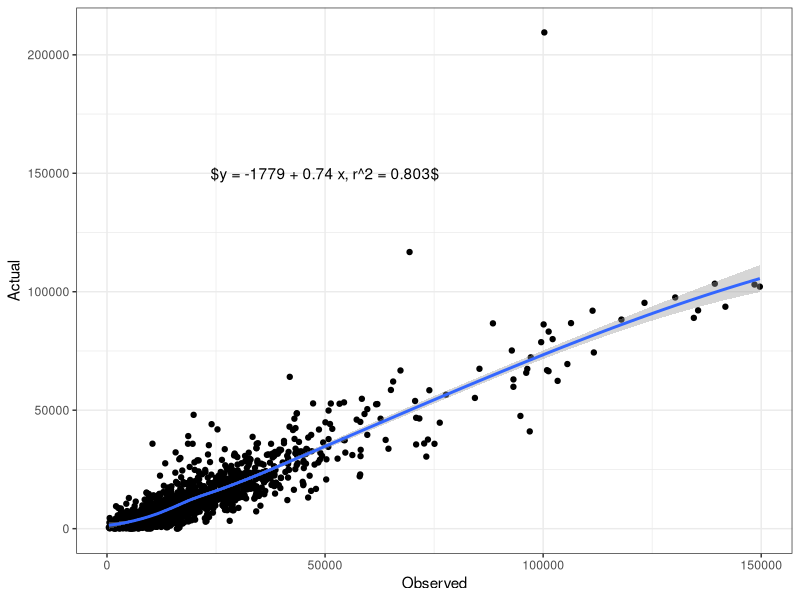
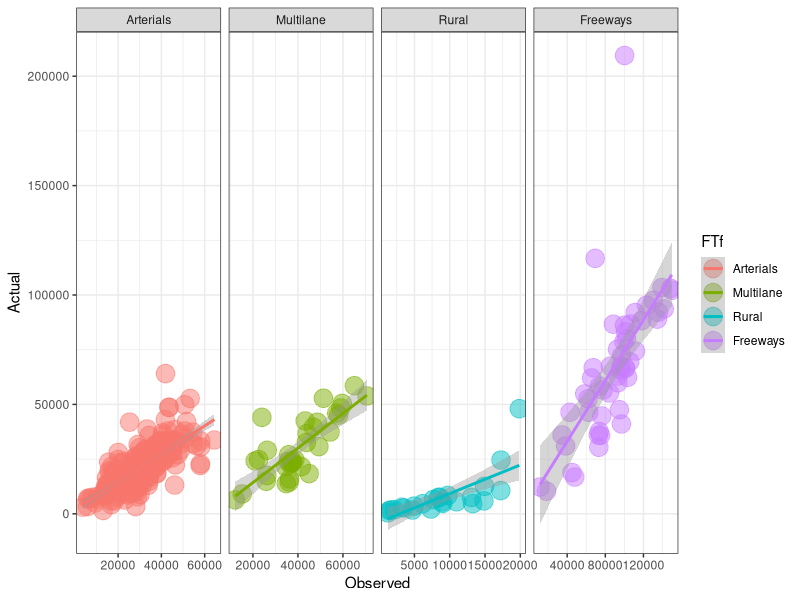

Here is the R script that generated these plots, in order: (Note: this script raises an error after producing the figures.)
library(ggplot2)
library(foreign)

lm_eqn <- function(m) {

  l <- list(a = format(coef(m)[1], digits = 2),
      b = format(abs(coef(m)[2]), digits = 2),
      r2 = format(summary(m)$r.squared, digits = 3));

  if (coef(m)[2] >= 0)  {
    eq <- gsub("a", l$a, "$y = a + b x, r^2 = r2$")
    eq <- gsub("b", l$b, eq)
    eq <- gsub("r2", l$r2, eq)
  } else {
    eq <- gsub("a", l$a, "$y = a - b x, r^2 = r2$")
    eq <- gsub("b", l$b, eq)
    eq <- gsub("r2", l$r2, eq)
  }

  as.character(as.expression(eq));                 
}


Highways <- read.csv("COMPARE_MODEL_OBS_VOL_BY_AADT_ID.CSV")
Highways <- Highways[ Highways$ObsAWDT != 0,]

modelall <- lm(ModelAWDT ~ ObsAWDT, data = Highways)

AWDTall <- ggplot(data = Highways, aes(y=ModelAWDT, x=ObsAWDT)) + geom_point()
AWDTall <- AWDTall +  annotate("text", x = 50000, y = 150000,  
                                    label = lm_eqn(modelall))
AWDTall +  stat_smooth(method="loess") + theme_bw() +
  xlab("Observed") + ylab("Actual")

types <- c("Freeways", "Multilane", "Arterials", "Rural")
freeways.ft <- c(31, 32)
multi.ft <- 11
arterials.ft <- c(2, 42)
rural.ft <- 22
types.no <- c(freeways.ft, multi.ft, arterials.ft, rural.ft)
T_Highways <- Highways[ Highways$FT %in% types.no,]
T_Highways$FT <- ifelse(T_Highways$FT == 32, 31, T_Highways$FT)
T_Highways$FT <- ifelse(T_Highways$FT == 42, 2, T_Highways$FT)
T_Highways$FTf <- factor(T_Highways$FT, labels=c("Arterials", "Multilane", 
                                                 "Rural", "Freeways"))

modelslist <- list()

for(i in types){
  modelslist[[i]] <- lm(ModelAWDT ~ ObsAWDT, 
                        data = T_Highways[T_Highways$FTf == i,])
}

AWDTmatch <- ggplot(data = T_Highways, aes(y=ModelAWDT, x=ObsAWDT, col=FTf)) + 
  geom_point(size=6, alpha=0.5)
AWDTmatch +  stat_smooth(method=lm) + theme_bw() + 
  facet_grid(.~ FTf, scales="free") + 
  xlab("Observed") + ylab("Actual")


BusesRidership <- read.csv("BusRoutes.csv")
TransitInfo <- read.dbf("~/4_ModeChoice/Mo/Boardings/Base2009_2_Route.dbf")

TransitInfo$MNAME <- gsub("[^0-9]", "", TransitInfo$NAME)

TransitInfo <- merge(TransitInfo, BusesRidership, by.x = "MNAME", by.y = "Route")


